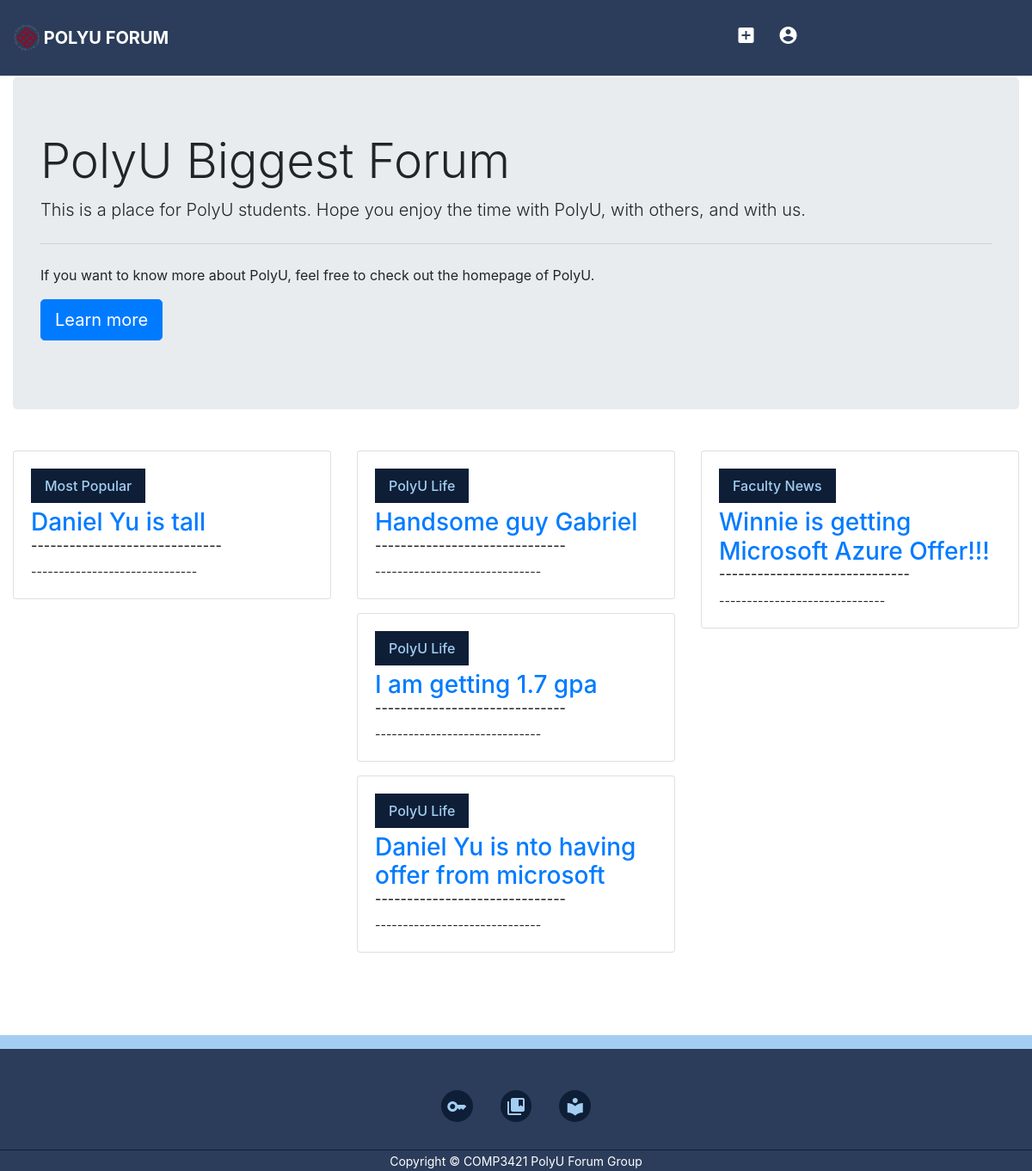
The page / on the database its author committed.
### tables this page shows
CREATE TABLE `post_record`(PostID int NOT NULL, Posttype TEXT (65535) NOT NULL, Posttitle TEXT (30) NOT NULL, Postcontent TEXT (65535) NOT NULL, Posttime TIMESTAMP NOT NULL, UserID int NOT NULL, FOREIGN KEY (UserID) REFERENCES user(UserID));

### index.php (the view, shortened to what this page needs)
<?php
    include 'DBconnection.php';
?>
<!DOCTYPE html>
<html>
<head>
    <link rel="stylesheet" href="style.css">
    <link rel="stylesheet" href="https://cdn.jsdelivr.net/npm/bootstrap@4.6.2/dist/css/bootstrap.min.css">
</head>
<body id = "mainpage">
    <nav class="navbar fixed-top navbar navbar-custom">
        <a class="navbar-brand" href="index.php">
            <img src="images/icon.png" width="30" height="30" class="d-inline-block align-top" alt="">
            PolyU Forum
        </a>
        <div class="navBar">
            <div class="btn-group" role="group" aria-label="Button group with nested dropdown">
                <?php if($_SESSION['loggedin']==true){ ?>
                    <a class="btn" href="createPost.php" role="button" data-toggle="tooltip" data-placement="bottom" title="Create post"><i class="material-icons md-24">add_box</i></a>
                <?php }else{ ?>
                    <a class="btn" id="showModal" data-toggle="modal" data-target="#noticeModal" role="button" data-toggle="tooltip" data-placement="bottom" title="Create post"><i class="material-icons md-24">add_box</i></a>
                <?php } ?>
                <a class="btn" id = "usericon"
                <?php if($_SESSION['loggedin']!=true){
                    ?>
                        href="signup.php"
                        <?php
                    }
                    else {
                    ?> href="user_info.php"
                    <?php
                    }
                ?>role="button" data-toggle="tooltip" data-placement="bottom" title="User"><i class="material-icons md-24">account_circle</i></a>
            </div>
        </div>
    </nav>
    <div class="container-fluid" style="margin-top:90px">
        <div class="jumbotron">
        <h1 class="display-4">PolyU Biggest Forum</h1>
        <p class="lead">This is a place for PolyU students. Hope you enjoy the time with PolyU, with others, and with us.</p>
        <hr class="my-4">
        <p>If you want to know more about PolyU, feel free to check out the homepage of PolyU.</p>
        <p class="lead">
            <a class="btn btn-primary btn-lg" href="https://www.polyu.edu.hk/" role="button">Learn more</a>
        </p>
    </div>
        <div class="row">
            <div class="col-sm-12" id="postSession">
                <div class="row">
                    <div class="col-sm-4">
                        <div class="vstack gap-3">
                            <?php
                                $sql = "SELECT * FROM post_record";
                                $res = mysqli_query($conn, $sql);
                                $count_row = mysqli_num_rows($res);
                                for($x = 0; $x < $count_row; $x++){
                                    $row = $res -> fetch_assoc();
                                    if($row["Posttype"]=="Most Popular"){
                                        if($_SESSION['loggedin'] != true){
                                        ?>
                                            <div class="card" id="most_popular">
                                                <div class="card-body">
                                                    <a href="#" class="card-title category-button most-popular"><?php echo $row["Posttype"]?></a>
                                                    <h3 class="card-subtitle"><a href="signup.php"><?php echo $row["Posttitle"] ?>
                                                    </a></h3>
                                                    <div class="post-author">
                                                        <h6>------------------------------</h6>
                                                        <small>------------------------------</small>
                                                    </div>
                                                </div>
                                            </div>
                                        <?php
                                        }
                                    }
                                }
                            ?>
                        </div>
                    </div>
                    <div class="col-sm-4">
                        <div class="vstack gap-3">
                            <?php
                                $sql = "SELECT * FROM post_record";
                                $res = mysqli_query($conn, $sql);
                                $count_row = mysqli_num_rows($res);
                                for($x = 0; $x < $count_row; $x++){
                                    $row = $res -> fetch_assoc();
                                    if($row["Posttype"]=="PolyU Life"){
                                        if($_SESSION['loggedin']!=true){
                                        ?>
                                            <div class="card" id="most_popular">
                                                <div class="card-body">
                                                    <a href="#" class="card-title category-button most-popular"><?php echo $row["Posttype"]?></a>
                                                    <h3 class="card-subtitle"><a href="signup.php"><?php echo $row["Posttitle"] ?>
                                                    </a></h3>
                                                    <div class="post-author">
                                                        <h6>------------------------------</h6>
                                                        <small>------------------------------</small>
                                                    </div>
                                                </div>
                                            </div>
                                        <?php
                                        }
                                    }
                                }
                            ?>
                        </div>
                    </div>
                    <div class="col-sm-4">
                        <div class="vstack gap-3">
                            <?php
                                $sql = "SELECT * FROM post_record";
                                $res = mysqli_query($conn, $sql);
                                $count_row = mysqli_num_rows($res);
                                for($x = 0; $x < $count_row; $x++){
                                    $row = $res -> fetch_assoc();
                                    if($row["Posttype"]=="Faculty News"){
                                        if($_SESSION['loggedin']!=true){
                                        ?>
                                            <div class="card" id="most_popular">
                                                <div class="card-body">
                                                    <a href="#" class="card-title category-button most-popular"><?php echo $row["Posttype"]?></a>
                                                    <h3 class="card-subtitle"><a href="signup.php"><?php echo $row["Posttitle"] ?>
                                                    </a></h3>
                                                    <div class="post-author">
                                                        <h6>------------------------------</h6>
                                                        <small>------------------------------</small>
                                                    </div>
                                                </div>
                                            </div>
                                        <?php
                                        }
                                    }
                                }
                            ?>
                        </div>
                    </div>
                </div>
            </div>
        </div>
    </div>
    <footer>
        <div class="footer-links">
            <a href="https://www38.polyu.edu.hk/eStudent/" target="_blank" data-toggle="tooltip" title="eStudent"><i class="material-icons md-24">key</i></a>
            <a href="https://learn.polyu.edu.hk/" target="_blank" data-toggle="tooltip" title="LEARN@PolyU"><i class="material-icons md-24">collections_bookmark</i></a>
            <a href="https://www.lib.polyu.edu.hk/" target="_blank" data-toggle="tooltip" title="Pao Yue-kong Library"><i class="material-icons md-24">local_library</i></a>
        </div>
        <div class="footer-copyright">
            <small>Copyright &copy; COMP3421 PolyU Forum Group</small>
        </div>
    </footer>
</body>
</html>

### style.css (style rules this page uses)
:root { --color-skyblue: #a3cef1; --color-steelgray: #716f70; --color-darknavyblue: #0e1e37; --color-lessdarknavyblue: #6096ba; --color-navyblue: #2c3d5b; --color-greyblue: #7c8594; }
.material-icons.md-24 { font-size: 24px; }
.navbar-custom { background-color: var(--color-navyblue); }
.navbar-custom a { color: white; }
.navbar-brand { text-transform: uppercase; font-weight: bold; }
.navBar { display: flex; justify-content: space-around; width: 50%; text-align: center; padding: 14px 16px; }
.category-button.most-popular { background-color: var(--color-darknavyblue); color: var(--color-skyblue); display: inline-block; padding: 0.5rem 1rem; font-weight: 500; }
footer { background-color: var(--color-navyblue); padding: 2rem 0 0; box-shadow: inset 0 1rem var(--color-skyblue); }
.footer-links { margin-inline: auto; width: fit-content; margin-block: 2rem; display: flex; justify-content: space-between; align-items: center; gap: 2rem; }
.footer-links a { background: var(--color-darknavyblue); color: var(--color-skyblue); border-radius: 50%; width: 2.3rem; height: 2.3rem; display: flex; align-items: center; justify-content: center; }
.footer-copyright { color: white; text-align: center; border-top: 1px solid var(--color-darknavyblue); }
#postSession { margin-bottom: 5rem; }
.card { margin-top: 1rem; margin-bottom: 1rem; }

### rows shown on the page
post_record: Posttype "Most Popular", Posttitle "Daniel Yu is tall"
post_record: Posttype "PolyU Life", Posttitle "Handsome guy Gabriel"
post_record: Posttype "PolyU Life", Posttitle "I am getting 1.7 gpa"
post_record: Posttype "PolyU Life", Posttitle "Daniel Yu is nto having offer from microsoft"
post_record: Posttype "Faculty News", Posttitle "Winnie is getting Microsoft Azure Offer!!!"
